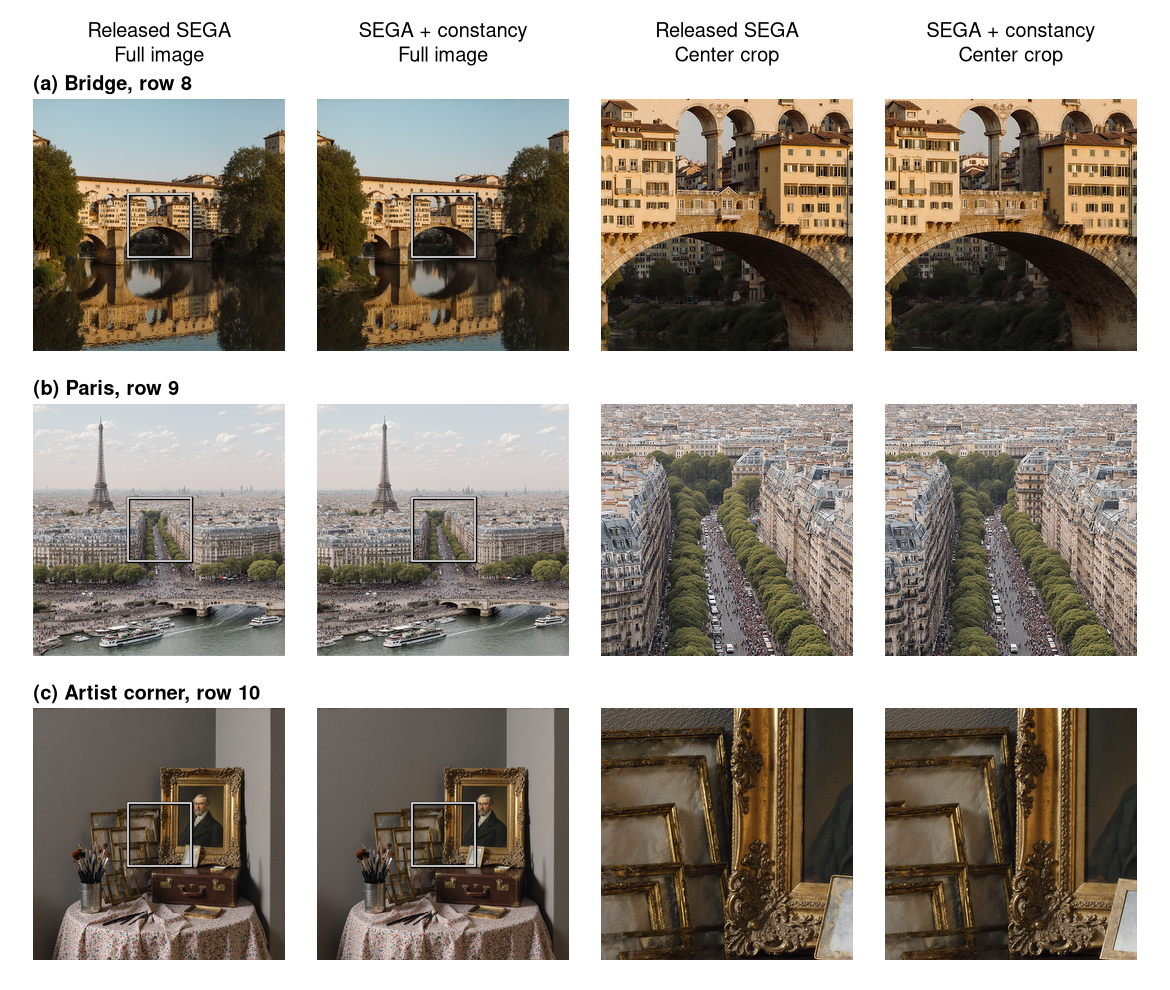

The script that saved this image:
"""First three held-out rows, fixed before viewing; authentic seed-0 outputs.

The asset receipt preserves source hashes, full captions, and image coordinates.
Cached display assets remain on work so this figure survives scratch purging.
"""
import csv
import hashlib
import json
from pathlib import Path

import matplotlib
matplotlib.use('Agg')
import matplotlib.pyplot as plt
from matplotlib.patches import Rectangle
import matplotlib.patheffects as effects
from PIL import Image

import orx_figstyle
from orx_figstyle import save, use_style

ROOT = Path(__file__).resolve().parents[2]
HERE = Path(__file__).resolve().parent
ASSETS = HERE / 'heldout_example_assets'
ROWS = (8, 9, 10)
METHODS = ('sega_official', 'sega_ctm_v2')
CROP = (1536, 1536, 2560, 2560)


def digest(path):
    return hashlib.sha256(Path(path).read_bytes()).hexdigest()


def assets():
    receipt_path = ASSETS / 'provenance.json'
    if receipt_path.exists():
        receipt = json.loads(receipt_path.read_text())
        assert receipt['rows'] == list(ROWS) and receipt['crop_box_xyxy'] == list(CROP)
        for row in receipt['images']:
            for key in ('full', 'crop'):
                assert digest(ASSETS / row[key]) == row[key + '_sha256']
        return receipt
    with (ROOT / '.agent/notes/main2/heldout_per_prompt.csv').open() as stream:
        scores = list(csv.DictReader(stream))
    ASSETS.mkdir(exist_ok=True)
    receipt = {'selection': 'First three held-out manifest rows, chosen before image inspection; no score selection',
               'rows': list(ROWS), 'seed': 0, 'crop_box_xyxy': list(CROP),
               'display_transform': 'Full images reduced to 768 square with Lanczos; center crops retained at native 1024 square. No enhancement.',
               'images': []}
    for index in ROWS:
        reference = None
        for method in METHODS:
            matches = [r for r in scores if int(r['idx']) == index and r['method'] == method]
            assert len(matches) == 1
            score = matches[0]
            path = Path(score['path'])
            record = json.loads(path.with_suffix('.json').read_text())
            config = record['config']
            source_hash = digest(path)
            assert source_hash == record['png_sha256'] and record['complete']
            assert config['prompt_id'] == score['prompt_id'] and config['seed'] == int(score['seed']) == 0
            assert config['method'] == ('sega_ctm' if method == 'sega_ctm_v2' else method)
            if reference is not None:
                assert all(config[k] == reference[k] for k in ('prompt_id', 'prompt', 'seed', 'derived_seed', 'steps', 'guidance'))
            else:
                reference = config
            with Image.open(path) as image:
                assert image.size == (4096, 4096) and image.mode == 'RGB'
                full, crop = f'{index}_{method}_full.png', f'{index}_{method}_center.png'
                image.resize((768, 768), Image.Resampling.LANCZOS).save(ASSETS / full)
                image.crop(CROP).save(ASSETS / crop)
            receipt['images'].append({'row': index, 'method': method, 'prompt_id': score['prompt_id'],
                                      'prompt': config['prompt'], 'source': str(path),
                                      'source_sha256': source_hash, 'full': full, 'crop': crop,
                                      'full_sha256': digest(ASSETS / full), 'crop_sha256': digest(ASSETS / crop),
                                      'sampling_config': config})
    receipt_path.write_text(json.dumps(receipt, indent=2) + '\n')
    return receipt


def main():
    receipt = assets()
    use_style()
    orx_figstyle.TEXT = 6.5
    fig, axes = plt.subplots(3, 4, figsize=(6.5, 5.5))
    fig.subplots_adjust(left=.02, right=.98, top=.90, bottom=.03, hspace=.21, wspace=.045)
    headers = ('Released SEGA\nFull image', 'SEGA + constancy\nFull image',
               'Released SEGA\nCenter crop', 'SEGA + constancy\nCenter crop')
    for col, label in enumerate(headers):
        box = axes[0, col].get_position()
        fig.text((box.x0 + box.x1) / 2, .955, label, ha='center', va='center', fontsize=8)
    labels = ('(a) Bridge, row 8', '(b) Paris, row 9', '(c) Artist corner, row 10')
    for ri, index in enumerate(ROWS):
        for col, ax in enumerate(axes[ri]):
            method = METHODS[col % 2]
            entry = next(r for r in receipt['images'] if r['row'] == index and r['method'] == method)
            key = 'full' if col < 2 else 'crop'
            with Image.open(ASSETS / entry[key]) as image:
                ax.imshow(image, interpolation='lanczos')
            ax.set_axis_off()
            if col < 2:
                box = Rectangle((288, 288), 192, 192, fill=False, edgecolor='white', linewidth=.6)
                box.set_path_effects([effects.withStroke(linewidth=1.4, foreground='black')])
                ax.add_patch(box)
        axes[ri, 0].text(0, 1.035, labels[ri], transform=axes[ri, 0].transAxes,
                        fontsize=8, weight='bold')
    stem = HERE / 'heldout_examples'
    save(fig, str(stem), formats=('pdf', 'svg'), close=False)
    fig.savefig(stem.with_suffix('.png'), dpi=180)
    plt.close(fig)
    print('Six authentic outputs, fixed rows 8-10, seed0; source and cached display hashes verified.')


if __name__ == '__main__':
    main()
